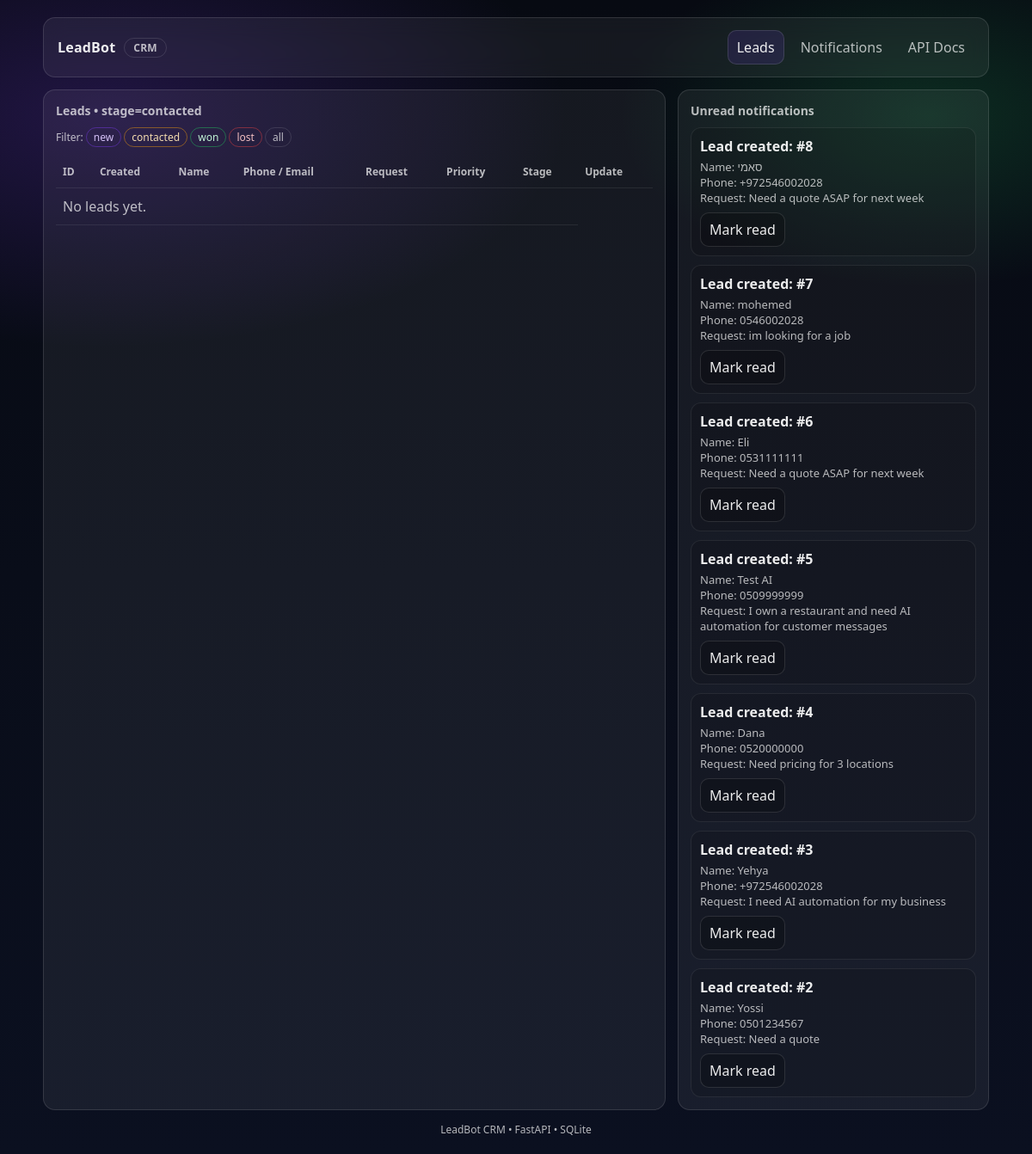
The page /crm/leads?stage=contacted on the database its author committed.
### app/models/notification.py (models this page shows)
class Notification(Base):
    __tablename__ = "notifications"
    id: Mapped[int] = mapped_column(Integer, primary_key=True)
    created_at: Mapped[datetime] = mapped_column(DateTime(timezone=True), server_default=func.now(), nullable=False)
    topic: Mapped[str] = mapped_column(String(100), default="lead", nullable=False, index=True)
    event: Mapped[str] = mapped_column(String(100), default="", nullable=False, index=True)
    title: Mapped[str] = mapped_column(String(200), default="", nullable=False)
    body: Mapped[str] = mapped_column(Text, default="", nullable=False)
    read: Mapped[bool] = mapped_column(Boolean, default=False, nullable=False, index=True)

### app/web/routes/crm.py (the view)
@router.get("/leads", response_class=HTMLResponse)
def crm_leads(
    request: Request,
    stage: Optional[str] = None,
    db: Session = Depends(get_db),
) -> HTMLResponse:
    leads = list_leads(db, limit=200, offset=0, stage=stage)
    notifications = list_notifications(db, limit=20, offset=0, unread_only=True, topic="lead")
    return templates.TemplateResponse(
        "crm/leads.html",
        {
            "request": request,
            "leads": leads,
            "stage": stage,
            "notifications": notifications,
            "active": "leads",
        },
    )

### app/templates/crm/leads.html (shortened to what this page needs)
{% extends "crm/base.html" %}
{% block content %}
  <div class="grid">
    <div class="card">
      <h2>Leads{% if stage %} • stage={{ stage }}{% endif %}</h2>
      <div class="muted small" style="margin-bottom: 10px;">
        Filter:
        <a class="tag new" href="/crm/leads?stage=new">new</a>
        <a class="tag contacted" href="/crm/leads?stage=contacted">contacted</a>
        <a class="tag won" href="/crm/leads?stage=won">won</a>
        <a class="tag lost" href="/crm/leads?stage=lost">lost</a>
        <a class="tag" href="/crm/leads">all</a>
      </div>
      <table>
        <thead>
          <tr>
            <th>ID</th>
            <th>Created</th>
            <th>Name</th>
            <th>Phone / Email</th>
            <th>Request</th>
            <th>Priority</th>
            <th>Stage</th>
            <th>Update</th>
          </tr>
        </thead>
        <tbody>
          {% if leads|length == 0 %}
            <tr><td colspan="7" class="muted">No leads yet.</td></tr>
          {% endif %}
        </tbody>
      </table>
    </div>
    <div class="card">
      <h2>Unread notifications</h2>
      <div class="list">
        {% for n in notifications %}
          <div class="notif">
            <div class="title">{{ n.title }}</div>
            <div class="body">{{ n.body }}</div>
            <form method="post" action="/crm/notifications/{{ n.id }}/read" style="margin-top: 8px;">
              <button type="submit">Mark read</button>
            </form>
          </div>
        {% endfor %}
      </div>
    </div>
  </div>
{% endblock %}

### app/templates/crm/base.html (style rules this page uses)
:root { color-scheme: light dark; --bg: #0b1020; --panel: rgba(255, 255, 255, 0.06); --border: rgba(255, 255, 255, 0.12); --text: rgba(255, 255, 255, 0.92); --muted: rgba(255, 255, 255, 0.70); --accent: #7c3aed; --ok: #22c55e; --warn: #f59e0b; --bad: #ef4444; }
body { margin: 0; font-family: ui-sans-serif, system-ui, -apple-system, Segoe UI, Roboto, Helvetica, Arial, "Apple Color Emoji", "Segoe UI Emoji"; background: radial-gradient(1200px 600px at 10% 10%, rgba(124, 58, 237, 0.22), transparent 45%), radial-gradient(900px 500px at 90% 10%, rgba(34, 197, 94, 0.18), transparent 40%), linear-gradient(180deg, #070a12, var(--bg)); color: var(--text); }
a { color: inherit; text-decoration: none; }
.grid { display: grid; grid-template-columns: 2fr 1fr; gap: 14px; margin-top: 14px; }
.card { border: 1px solid var(--border); background: var(--panel); border-radius: 14px; padding: 14px; }
.card h2 { margin: 0 0 10px 0; font-size: 14px; color: var(--muted); font-weight: 600; }
table { width: 100%; border-collapse: collapse; }
th, td { text-align: left; padding: 10px 8px; border-bottom: 1px solid rgba(255, 255, 255, 0.08); vertical-align: top; }
th { font-size: 12px; color: var(--muted); font-weight: 600; }
.muted { color: var(--muted); }
.tag { font-size: 12px; padding: 2px 8px; border-radius: 999px; border: 1px solid var(--border); color: var(--muted); display: inline-block; }
.tag.new { border-color: rgba(124, 58, 237, 0.45); color: rgba(220, 200, 255, 0.95); }
.tag.contacted { border-color: rgba(245, 158, 11, 0.45); color: rgba(255, 230, 180, 0.95); }
.tag.won { border-color: rgba(34, 197, 94, 0.45); color: rgba(200, 255, 220, 0.95); }
.tag.lost { border-color: rgba(239, 68, 68, 0.45); color: rgba(255, 200, 200, 0.95); }
select, button, input[type="text"] { font: inherit; border-radius: 10px; border: 1px solid var(--border); background: rgba(0, 0, 0, 0.2); color: var(--text); padding: 8px 10px; }
button { cursor: pointer; }
.small { font-size: 12px; }
.list { display: flex; flex-direction: column; gap: 10px; }
.notif { border: 1px solid rgba(255, 255, 255, 0.08); border-radius: 12px; padding: 10px; background: rgba(0, 0, 0, 0.12); }
.notif .title { font-weight: 650; margin-bottom: 4px; }
.notif .body { white-space: pre-wrap; color: var(--muted); font-size: 13px; }

### rows shown on the page
Notification: title "Lead created: #8", body "Name: סאמי Phone: +972546002028 Request: Need a quote ASAP for next week"
Notification: title "Lead created: #7", body "Name: mohemed Phone: 0546002028 Request: im looking for a job"
Notification: title "Lead created: #6", body "Name: Eli Phone: 0531111111 Request: Need a quote ASAP for next week"
Notification: title "Lead created: #5", body "Name: Test AI Phone: 0509999999 Request: I own a restaurant and need AI automation for customer messages"
Notification: title "Lead created: #4", body "Name: Dana Phone: 0520000000 Request: Need pricing for 3 locations"
Notification: title "Lead created: #3", body "Name: Yehya Phone: +972546002028 Request: I need AI automation for my business"
Notification: title "Lead created: #2", body "Name: Yossi Phone: 0501234567 Request: Need a quote"

### other values the page prints
{{ stage }} "contacted"
